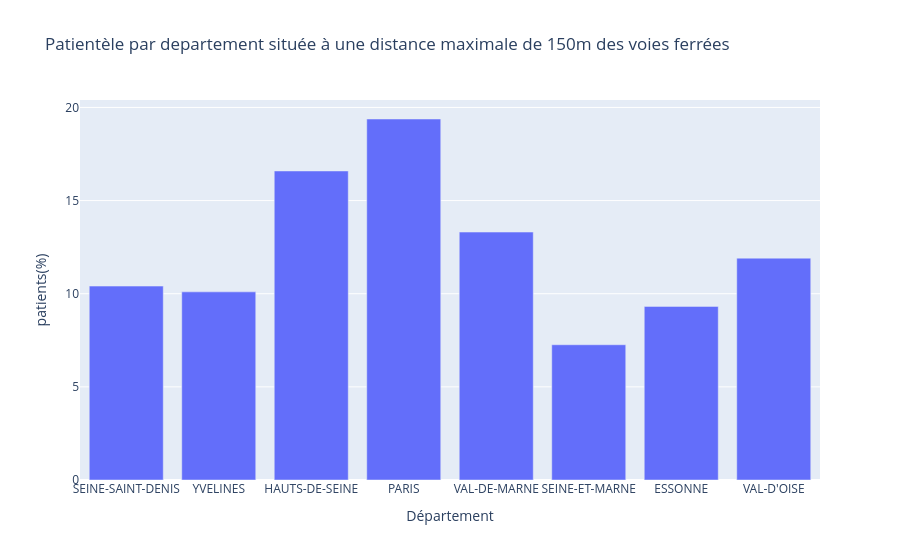

Notebook code cell kept with this figure:
### Code cell
fig = px.bar(stats_150m, x='NOM_DEPT', y='Pourcentage_150', title='Patientèle par departement située à une distance maximale de 150m des voies ferrées',
             labels={'NOM_DEPT': 'Département', 'Pourcentage_150': 'patients(%)'})

fig.show()

### Figure 1 — Plotly figure (JSON) as saved in the notebook; plotly's stock layout.template omitted (floating-point values rounded to 4 significant figures)
{"data": [{"alignmentgroup": "True", "hovertemplate": "Département=%{x}<br>patients(%)=%{y}<extra></extra>", "legendgroup": "", "marker": {"color": "#636efa", "pattern": {"shape": ""}}, "name": "", "offsetgroup": "", "orientation": "v", "showlegend": false, "textposition": "auto", "type": "bar", "x": ["SEINE-SAINT-DENIS", "YVELINES", "HAUTS-DE-SEINE", "PARIS", "VAL-DE-MARNE", "SEINE-ET-MARNE", "ESSONNE", "VAL-D'OISE"], "xaxis": "x", "y": [10.41, 10.1, 16.59, 19.38, 13.31, 7.26, 9.32, 11.91], "yaxis": "y"}], "layout": {"barmode": "relative", "legend": {"tracegroupgap": 0}, "title": {"text": "Patientèle par departement située à une distance maximale de 150m des voies ferrées"}, "xaxis": {"anchor": "y", "domain": [0, 1], "title": {"text": "Département"}}, "yaxis": {"anchor": "x", "domain": [0, 1], "title": {"text": "patients(%)"}}}}
